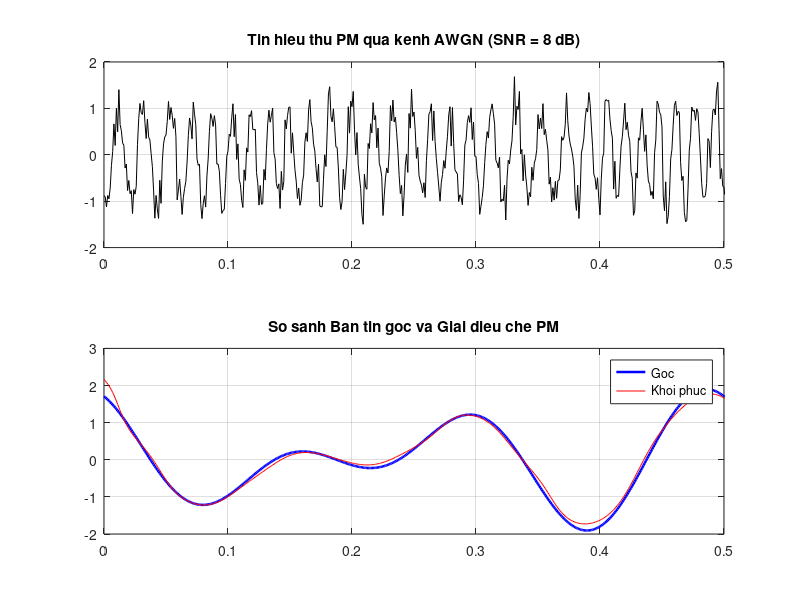

Write MATLAB code to recreate this figure.
% PM MODULATION & DEMODULATION (CUSTOM MATH)
clear; clc; close all;
fs = 1000;
Ts = 1/fs;
t = 0:Ts:2-Ts;
fc = 60;

s = cos(8*pi*t) + cos(12*pi*t + pi/4);

% 1. Dieu che PM
kp = 1.5; % He so nhay pha (rad/V)
tx_pm = cos(2*pi*fc*t + kp*s);

% 2. Kenh truyen AWGN (Tin hieu Passband -> Nhieu thuc)
SNR_dB = 8;
SNR_linear = 10^(SNR_dB/10);
signal_power = mean(tx_pm.^2); 
noise_power = signal_power / SNR_linear;
noise = sqrt(noise_power) * randn(size(tx_pm)); 
rx_pm = tx_pm + noise;

% 3. Giai dieu che PM (IQ Demodulator)
% Nhan tin hieu voi cac nhanh vuong goc I va Q
I = rx_pm .* cos(2*pi*fc*t);
Q = rx_pm .* -sin(2*pi*fc*t);

% Loc thong thap loai bo tan so cao (2*fc)
[b, a] = butter(4, 15/(fs/2)); 
I_f = filtfilt(b, a, I);
Q_f = filtfilt(b, a, Q);

% Khoi phuc goc pha (Chinh la ban tin trong dieu che PM)
phase = unwrap(atan2(Q_f, I_f));

% Loai bo thanh phan DC (Hieu chinh do sai lech pha ban dau neu co)
phase = phase - mean(phase);

% Khoi phuc bien do ban tin
s_demod = phase / kp;

% 4. Do thi thoi gian
subplot(2, 1, 1);
plot(t, rx_pm, 'k');
title(['Tin hieu thu PM qua kenh AWGN (SNR = ', num2str(SNR_dB), ' dB)']);
xlim([0 0.5]); 
grid on;

subplot(2, 1, 2);
plot(t, s, 'b', 'LineWidth', 1.8); hold on;
plot(t, s_demod, 'r');
title('So sanh Ban tin goc va Giai dieu che PM');
legend('Goc', 'Khoi phuc');
xlim([0 0.5]); 
grid on;
